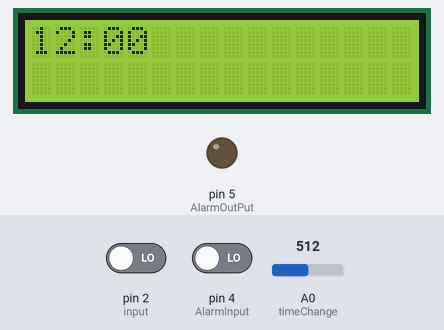
The sketch below on a simulated Arduino Uno, built with avr-gcc and run on an emulated ATmega328P. On the bench: 16×2 character LCD, output pins drawn as LEDs (lit = HIGH). Inputs (shaded band) come from the test bench; at power-on: pin 2 (input) LOW, A0 (timeChange) = 512, pin 4 (AlarmInput) LOW. What the sketch prints to the serial monitor is not drawn.

Above: at 1.2 s.
1.3 s: pin 2 (input) driven HIGH
At 1.9 s:
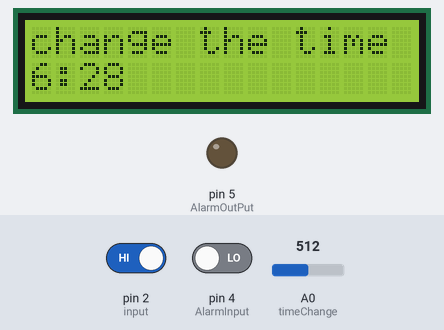
2.8 s: A0 (timeChange) set to 716
At 3.8 s:
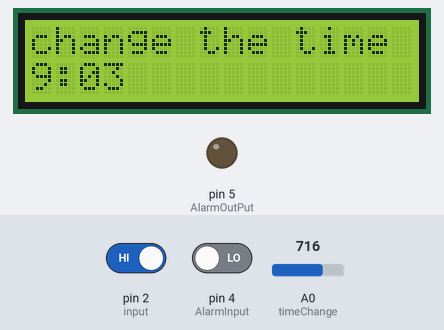
4.4 s: A0 (timeChange) set to 900
At 5.6 s:
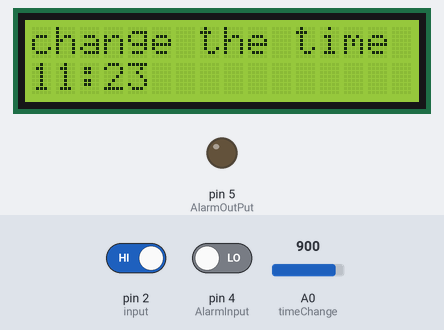
5.9 s: A0 (timeChange) set to 1023
At 6.4 s:
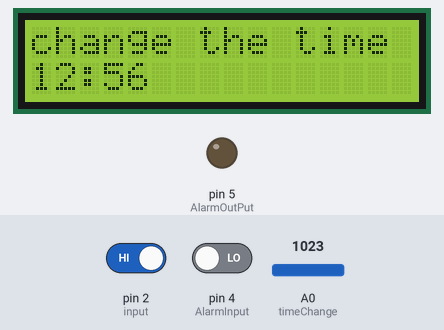
Timing chart, 0 to 8.4 s (numbered marks = the images above; inputs shaded):
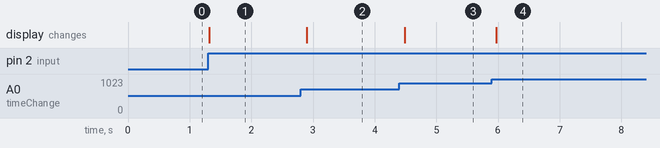

The sketch:

clock_code.ino
```cpp
#include <LiquidCrystal.h>
int rs = 7;
int en = 8;
int d4 = 9;
int d5 = 10;
int d6 = 11;
int d7 = 12;
int input = 2;
int AlarmInput = 4;
int timeChange = A0;
LiquidCrystal lcd(rs, en, d4, d5, d6, d7);
int AlarmOutPut = 5;
void setup() {
  // put your setup code here, to run once:
  lcd.begin(16, 2);
  pinMode(input, INPUT);

  pinMode(timeChange, INPUT);
  lcd.setCursor(0,0);
  lcd.print("12:00");
  Serial.begin(9600);
  pinMode(AlarmInput, INPUT);
  pinMode(AlarmOutPut, OUTPUT);
}
int hour = 12;
int min = 0;
int x = 0;

int oldInput = 0;
int curInput = 0;
int ms = 0;
int oldAlarm = 0;
int newAlarm = 0;
boolean changeTime = false;
boolean setAlarmTime = false;

int AlarmHour = 0;
int AlarmMin = 0;
boolean AlarmOn = false;
void loop() {
  if (AlarmOn) {
    digitalWrite(5, HIGH);
    delay(50);
    digitalWrite(5, LOW);

  }
  if (hour == AlarmHour && min == AlarmMin && !setAlarmTime) {
     AlarmOn = true;
  }
  else if (hour != AlarmHour || min != AlarmMin) {
    AlarmOn = false;
  }
  curInput = digitalRead(input);
  newAlarm = digitalRead(AlarmInput);


  if (newAlarm == 1 && oldAlarm != 1 && !setAlarmTime) {
    setAlarmTime = true;
  }
  else {
  if (curInput == 1 && oldInput != 1 && !changeTime) {

   Serial.println("time "+ changeTime);
   lcd.clear();
   changeTime = true;
  }
  else if (!changeTime && !setAlarmTime) {
    // put your main code here, to run repeatedly:
    delay(100);
    ms++;
    if (hour < 10) {
      x = 1;
    }
    else {
      x = 0;
    }
    lcd.clear();
    lcd.setCursor(0, 0);
    lcd.print(hour);
    lcd.setCursor(2 - x, 0);
    lcd.print(":");
    lcd.setCursor(3 - x, 0);
    if (min < 10) {
      lcd.print(0);
      lcd.setCursor(4 - x, 0);
      lcd.print(min);
    }
    else {
      lcd.print(min);
    }
    if (ms % 600 == 0) {
      ms = 0;
      min++;
    }

    if (min == 60) {
      hour = (hour + 1) %  12;
      if (hour == 0) {
        hour = 12;
      }
      min = 0;
    }


  }
  else if (changeTime){
    int a = 0;
    lcd.clear();
    lcd.setCursor(0, 0);
    lcd.print("change the time");
    lcd.setCursor(0, 1);
    hour = floor(analogRead(timeChange) * (770./1014.)/60.);
    min = (((analogRead(timeChange) * 770./1014.)/60. - hour) * 60);
    String time = hour + ":" + min;

    if (hour < 1) {
      hour = 12;
    }
    if (hour <= 9) {
      a = 1;
    }
    lcd.print(hour);
    lcd.setCursor(2 - a, 1);
    lcd.print(":");
    lcd.setCursor(3 - a, 1);
    if (min < 10) {
      lcd.print(0);
      lcd.setCursor(4 - a, 1);
    }
    lcd.print(min);
    delay(100);
    if (curInput == 1 && oldInput != 1) {
      changeTime = false;
      ms = 0;
    }
  }
  else if(setAlarmTime) {
    int a = 0;
    lcd.clear();
    lcd.setCursor(0, 0);
    lcd.print("change Alarm");

    lcd.setCursor(0, 1);
    AlarmHour = floor((analogRead(timeChange) * 770./1014.)/60.);
    AlarmMin = (((analogRead(timeChange) * 770./1014.)/60. - AlarmHour) * 60);
    Serial.println(AlarmHour);
    String time = AlarmHour + ":" + AlarmMin;

    if (AlarmHour == 0) {
      AlarmHour = 12;
    }
    if (AlarmHour <= 9) {
      a = 1;
    }
    lcd.print(AlarmHour);
    lcd.setCursor(2 - a, 1);
    lcd.print(":");
    lcd.setCursor(3 - a, 1);
    if (AlarmMin < 10) {
      lcd.print(0);
      lcd.setCursor(4 - a, 1);
    }

    lcd.print(AlarmMin);
    delay(100);

    if (newAlarm == 1 && oldAlarm != 1) {
      setAlarmTime = false;
      ms = 0;
    }


  }
  }
  oldInput = curInput;
  oldAlarm = newAlarm;

}
```

Measured:
- after the input at 1.3 s, the display: changes at once (image 1)
- after the input at 2.8 s, the display: changes after 0.10 s (image 2)
- after the input at 4.4 s, the display: changes after 0.09 s (image 3)
- after the input at 5.9 s, the display: changes after 0.08 s (image 4)
